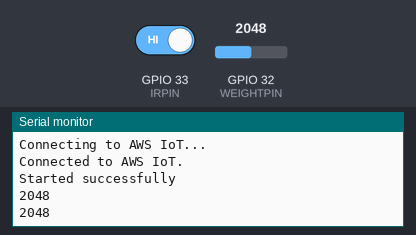
A sketch run on a simulated ESP32. On the bench: the last lines printed to the serial monitor. The inputs (shaded band) are chosen by the test bench; at power-on: GPIO 33 (IRPIN) HIGH, GPIO 32 (WEIGHTPIN) = 2048. WiFi joins after 1.5 s; servers stay silent unless stated; no MQTT or app messages arrive unless stated.

Above: at 2.7 s.
2.8 s: GPIO 33 (IRPIN) driven LOW
At 4.3 s:
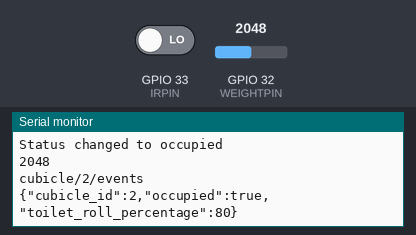
5.0 s: GPIO 32 (WEIGHTPIN) set to 2866
At 6.3 s:
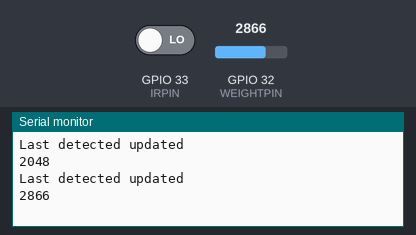
6.5 s: GPIO 32 (WEIGHTPIN) set to 3540
At 7.4 s:
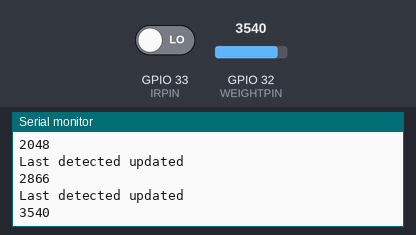
Timing chart, 0 to 9.5 s (numbered marks = the images above; inputs shaded):
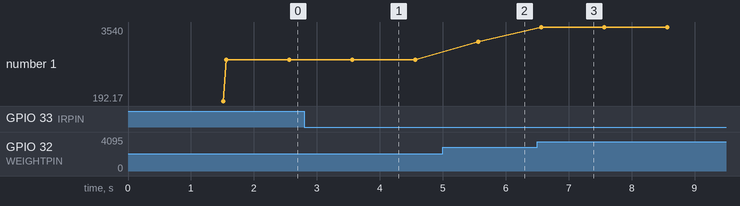

The sketch:

esptoilet.ino
```cpp
#include <HTTPClient.h>

#include <WiFi.h>
#include <WiFiClientSecure.h>
#include <PubSubClient.h>
#include "mailer.h"
#include "detect_manager.h"
#include "weight_manager.h"
#include "certificate.h"
#include "time.h"

#define IRPIN 33  // using GPIO2
#define WEIGHTPIN 32  // using GPIO4

// WIFI
WiFiClientSecure net;
const char* WIFI_SSID  = "slowwifi";
const char* WIFI_PASSWORD  = "888888889";

// MQTT
PubSubClient client(net);

// MAILER
MessageSender sender(client);
DetectManager detectmanager{IRPIN, &sender};
WeightManager weightManager{WEIGHTPIN, &sender};

void connectWiFi();
void connectAWS();

void setup() {
  Serial.begin(115200);
  delay(10);
  connectAWS();

  // init background
  sender.begin();
  detectmanager.begin();
  weightManager.begin();

  Serial.println("Started successfully");
}

// main loop
void loop() {
  client.loop();
  detectmanager.update();
  weightManager.update();
  delay(1);
}

// helper functions
void connectWiFi() {
  WiFi.disconnect(true);
  Serial.printf("Starting connect to SSID: %s\n", WIFI_SSID);
  WiFi.begin(WIFI_SSID, WIFI_PASSWORD);
  while (WiFi.status() != WL_CONNECTED ) {
    Serial.print(".");
    delay(500);
  }
  Serial.println("\nWiFi connected (PEAP). IP: ");
  Serial.println(WiFi.localIP());
}

void connectAWS() {
  connectWiFi();

  if (WiFi.status() != WL_CONNECTED) {
    Serial.println("Cannot connect to AWS: WiFi not connected.");
    return;
  }

  net.setCACert(AWS_CERT_CA);
  net.setCertificate(AWS_CERT_CRT);
  net.setPrivateKey(AWS_CERT_PRIVATE);

  client.setServer(AWS_IOT_ENDPOINT, 8883);

  Serial.println("Connecting to AWS IoT...");
  while (!client.connected()) {
    if (client.connect(THINGNAME)) {
      Serial.println("\nConnected to AWS IoT.");
      break;
    } else {
      Serial.printf("Failed, rc=%d\n", client.state());
      delay(500);
    }
  }
}
```

certificate.h
```cpp
#pragma once

#define THINGNAME "sensor-device-001"

const char AWS_IOT_ENDPOINT[] = "XXXX-ats.iot.ap-southeast-1.amazonaws.com";

// Certificates
static const char AWS_CERT_CA[] PROGMEM = R"EOF(
-----BEGIN CERTIFICATE-----
XXXX
-----END CERTIFICATE-----
)EOF";

static const char AWS_CERT_CRT[] PROGMEM = R"EOF(
-----BEGIN CERTIFICATE-----
XXXX
-----END CERTIFICATE-----
)EOF";

static const char AWS_CERT_PRIVATE[] PROGMEM = R"EOF(
-----BEGIN RSA PRIVATE KEY-----
XXXX
-----END RSA PRIVATE KEY-----
)EOF";
```

detect_manager.h
```cpp
#pragma once

#include <Arduino.h>
#include "mailer.h"

class DetectManager {

public:
  DetectManager(uint8_t pin, MessageSender* messageSender, unsigned long intervalMs = 1000)
    : detectPin(pin), sender(messageSender), interval(intervalMs), lastRead(0), occupied(false){};

  void begin() {
    pinMode(detectPin, INPUT);
  };

  // Call this repeatedly in loop()
  void update() {
    unsigned long currentMillis = millis();

    // every interval
    if (currentMillis - lastRead >= interval) {
      lastRead = currentMillis;
      bool detected = detect();
      sender->updateOccupied(detected);
    }
  }

private:
  uint8_t detectPin;
  unsigned long interval;
  unsigned long lastRead;
  MessageSender* sender;

  // cubicle status
  bool occupied;

  bool detect() {
    return digitalRead(detectPin) == LOW;
  }

};
```

mailer.cpp
```cpp
#pragma once

#include "mailer.h"
#include <PubSubClient.h>
#include <Arduino.h>
#include "certificate.h"
#include <ArduinoJson.h>


void MessageSender::begin() {
  messageQueue = xQueueCreate(queueSize, sizeof(Message));

  xTaskCreate(
    taskFunc,        // task function
    "MessageSender", // name
    8192,            // stack size
    this,            // parameter
    7,               // priority
    &taskHandle     // task handle
  );
}

bool MessageSender::sendAsync(const char* topic, const char* text) {
  Message m;
  strncpy(m.payload, text, sizeof(m.payload));
  strncpy(m.topic, topic, sizeof(m.topic));
  return xQueueSend(messageQueue, &m, 0) == pdTRUE;
}

// Task loop
void MessageSender::run() {
  Message msg;

  for (;;) {
    // Blocking wait until a message is available
    if (xQueueReceive(messageQueue, &msg, portMAX_DELAY) == pdTRUE) {
      while (!mqttClient.connected()) {
        if (mqttClient.connect(THINGNAME)) {
          Serial.println("\nConnected to AWS IoT.");
          break;
        } else {
          Serial.printf("Failed, rc=%d\n", mqttClient.state());
          delay(500);
        }
      }
      if (!mqttClient.publish(msg.topic, msg.payload, false)) {
        Serial.println("Message failed.");
      }
      else {
        Serial.println(msg.topic);
        Serial.println(msg.payload);
      }
    }
  }
};

void  MessageSender::updatePaper(bool isEmpty) {
  if (isEmpty) {
    if (!paperEmpty) {
      paperEmpty = true;
      sendUpdate();
      Serial.println("Paper changed to empty");
    }
  }
  else {
    if (paperEmpty) {
      paperEmpty = false;
      sendUpdate();
      Serial.println("Paper changed to full");
    }
  }
};

void  MessageSender::updateOccupied(bool detected) {
  unsigned long currentMillis = millis();
  if (detected) {
    Serial.println("Last detected updated");
    lastDetected = currentMillis;
  }
  if (detected) {
    if (!cubicleOccupied) {
      cubicleOccupied = true;
      sendUpdate();
      Serial.println("Status changed to occupied");
    }
  }
  else {
    if (cubicleOccupied && (currentMillis - lastDetected > 30000)) {
      cubicleOccupied = false;
      sendUpdate();
      Serial.println("Status changed to free");
    }
  }
};

void MessageSender::sendUpdate() {
  StaticJsonDocument<150> doc;
  doc["cubicle_id"] = 2;
  doc["occupied"] = cubicleOccupied;
  doc["toilet_roll_percentage"] = paperEmpty? 20 : 80;
  char output[150];
  serializeJson(doc, output, sizeof(output));
  sendAsync("cubicle/2/events", output);
}
```

mailer.h
```cpp
#pragma once

#include <PubSubClient.h>
#include <Arduino.h>

class MessageSender {
public:
    MessageSender(PubSubClient& client, size_t queueSize = 10)
        : mqttClient(client), queueSize(queueSize), lastDetected{0} {};

    void begin();

    void updatePaper(bool isEmpty);
    void updateOccupied(bool occupied);

private:
    static const int MAX_CHN_LEN = 128;
    static const int MAX_MSG_LEN = 128;

    bool paperEmpty = false;
    bool cubicleOccupied = false;
    unsigned long lastDetected;

    struct Message {
        char topic[MAX_CHN_LEN];
        char payload[MAX_MSG_LEN];
    };

    PubSubClient& mqttClient;

    TaskHandle_t taskHandle = nullptr;
    QueueHandle_t messageQueue = nullptr;
    size_t queueSize;

    void sendUpdate();
    bool sendAsync(const char* topic, const char* text);

    static void taskFunc(void* param) {
      MessageSender* self = static_cast<MessageSender*>(param);
      self->run();
    }

    // Task loop
    void run();
};
```

weight_manager.h
```cpp
#pragma once

#include <Arduino.h>
#include "mailer.h"

// number of running average to take
static const int NUM_VALUES = 10;

class WeightManager {

public:
  WeightManager(uint8_t pin, MessageSender* messageSender, unsigned long intervalMs = 1000)
    : sensorPin(pin), sender(messageSender), interval(intervalMs){};

  void begin() {
    for (int i = 0; i < NUM_VALUES; i++) values[i] = 0;
  };

  // Call this repeatedly in loop()
  void update() {
    unsigned long currentMillis = millis();

    // every second check
    if (currentMillis - lastRead >= interval) {
      lastRead = currentMillis;
      int currPressure = analogRead(sensorPin);
      Serial.println(currPressure);
      addValue(currPressure);

      // check if the running sum is filled
      if (!filled) return;

      sender->updatePaper(empty());
    }
  }

private:
  uint8_t sensorPin;
  unsigned long interval;
  unsigned long lastRead = 0;
  MessageSender* sender;

  float values[NUM_VALUES];
  int indexPos = 0;
  float runningSum = 0;
  bool filled = false;

  bool empty() {
    return getAverage() > 3500;
  }

  void addValue(float v) {
    runningSum -= values[indexPos];

    values[indexPos] = v;
    runningSum += v;

    indexPos++;
    if (indexPos >= NUM_VALUES) {
      indexPos = 0;
      filled = true;
    }
  }

  float getAverage() {
    if (filled) return runningSum / NUM_VALUES;
    else return runningSum / indexPos;  // not full yet
  }

};
```

Measured:
- after the input at 2.8 s, the serial monitor: prints a new line after 0.76 s (image 1)
- after the input at 5.0 s, the serial monitor: prints a new line after 0.57 s (image 2)
- after the input at 6.5 s, the serial monitor: prints a new line after 0.07 s (image 3)
- plotted number 1: 2048 → 2866 after the input at 5.0 s, 2866 → 3540 after the input at 6.5 s
